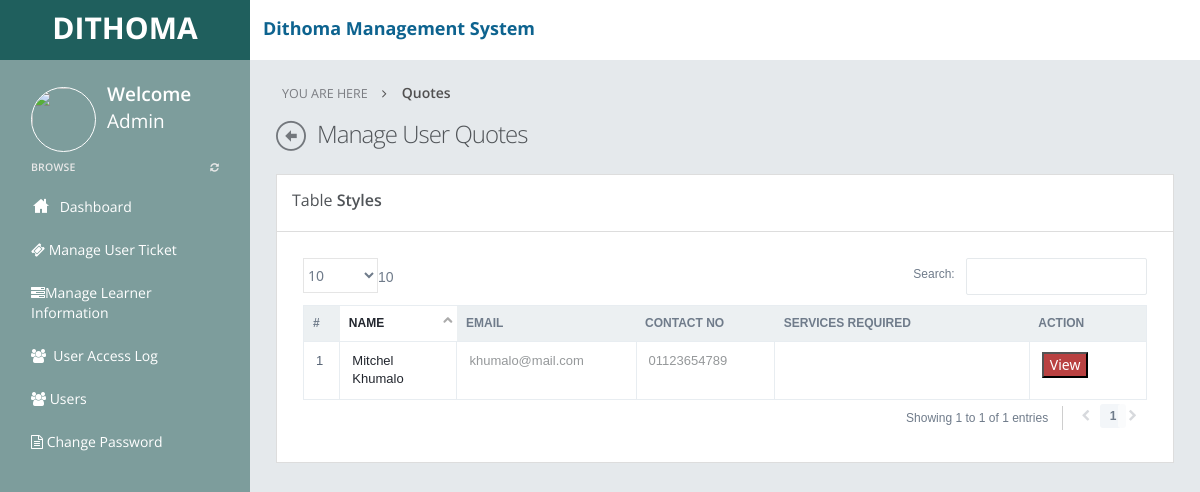
The app's page /admin/manage-quotes.php (signed in) with its own data.
### tables this page shows
CREATE TABLE `prequest` (
  `id` int(11) NOT NULL,
  `name` varchar(255) DEFAULT NULL,
  `email` varchar(255) DEFAULT NULL,
  `contactno` varchar(11) DEFAULT NULL,
  `university` text DEFAULT NULL,
  `others` varchar(255) DEFAULT NULL,
  `query` longtext DEFAULT NULL,
  `status` tinyint(1) NOT NULL DEFAULT 0,
  `posting_date` date DEFAULT NULL,
  `remark` longtext DEFAULT NULL
);

### admin/manage-quotes.php (the view, shortened to what this page needs)
<?php
include("dbconnection.php");
?>
<!DOCTYPE html>
<html>
<head>
<link href="../assets/plugins/bootstrap-select2/select2.css" rel="stylesheet" type="text/css" media="screen"/>
<link href="../../assets/plugins/jquery-datatable/css/jquery.dataTables.css" rel="stylesheet" type="text/css"/>
<link href="../assets/plugins/datatables-responsive/css/datatables.responsive.css" rel="stylesheet" type="text/css" media="screen"/>
<link href="../assets/plugins/boostrapv3/css/bootstrap.min.css" rel="stylesheet" type="text/css"/>
<link href="../assets/plugins/boostrapv3/css/bootstrap-theme.min.css" rel="stylesheet" type="text/css"/>
<link href="../assets/plugins/font-awesome/css/font-awesome.css" rel="stylesheet" type="text/css"/>
<link href="../assets/css/animate.min.css" rel="stylesheet" type="text/css"/>
<link href="assets/plugins/jquery-scrollbar/jquery.scrollbar.css" rel="stylesheet" type="text/css"/>
<link href="../assets/css/style.css" rel="stylesheet" type="text/css"/>
<link href="../assets/css/responsive.css" rel="stylesheet" type="text/css"/>
<link href="../assets/css/custom-icon-set.css" rel="stylesheet" type="text/css"/>
</head>
<body class="">
<?php include("header.php");?>
<div class="page-container row">
      <?php include("leftbar.php");?>
    </div>
  </div>
  <div class="page-content">
    <div class="content">
      <ul class="breadcrumb">
        <li>
          <p>YOU ARE HERE</p>
        </li>
        <li><a href="#" class="active">Quotes</a> </li>
      </ul>
      <div class="page-title"> <i class="icon-custom-left"></i>
        <h3>Manage User Quotes</h3>
      </div>
      <div class="row-fluid">
        <div class="span12">
          <div class="grid simple ">
            <div class="grid-title">
              <h4>Table <span class="semi-bold">Styles</span></h4>
              <div class="tools"> <a href="javascript:;" class="collapse"></a>  </div>
            </div>
            <div class="grid-body ">
              <table class="table table-hover table-condensed table-bordered" id="example">
                <thead>
                  <tr>
                    <th style="width:1%">#</th>
                    <th style="width:10%">Name</th>
                    <th style="width:10%" data-hide="phone,tablet">Email</th>
                    <th style="width:10%">Contact no</th>
                    <th style="width:20%" data-hide="phone,tablet">Services Required</th>
                    <th style="width:10%">Action </th>
                  </tr>
                </thead>
                <tbody>
                <?php $ret=mysqli_query($con,"select * from prequest order by id desc");
				$cnt=1;
				while($row=mysqli_fetch_array($ret))
				{?>
                  <tr >
                    <td class="v-align-middle"><?php echo $cnt;?></td>
                    <td class="v-align-middle"><?php echo $row['name'];?></td>
                    <td class="v-align-middle"><span class="muted"><?php echo $row['email'];?></span></td>
                    <td><span class="muted"><?php echo $row['contactno'];?></span></td>
                    <td class="v-align-middle">
                    </td>
                      <td><a href="quote-details.php?id=<?php echo $row['id'];?>"><button class="btn-danger-dark">View</button></a></td>
                  </tr>
                 <?php $cnt=$cnt+1; } ?>
                </tbody>
              </table>
            </div>
          </div>
        </div>
      </div>
     </div>
  </div>
</div>
</body>
</html>

### assets/css/responsive.css (style rules this page uses)
@media (min-width: 980px) { .page-content { margin-left: 250px; min-height: 100%; } }

### records on screen
prequest: name "Mitchel Khumalo", email "khumalo@mail.com", contactno "01123654789"
